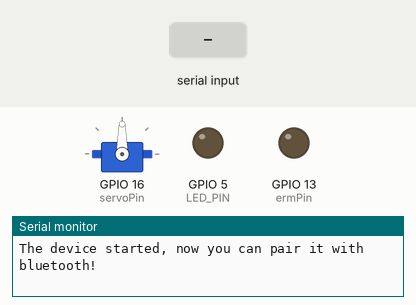
Recording of a sketch running on a simulated ESP32. Parts: servo, output pins drawn as LEDs (lit = HIGH), the last lines printed to the serial monitor. Dashed ring = blinking. Inputs (shaded band) come from the test bench. Nothing arrives over Bluetooth unless stated.

Above: at 1.2 s.
1.3 s: "90,45\n" received over Serial
At 1.41 s:
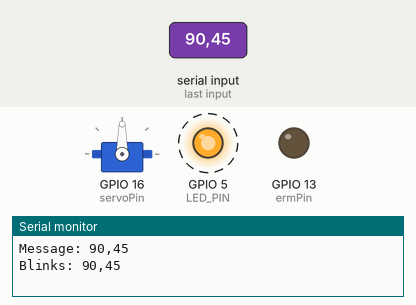
Timing chart, 0 to 10.3 s (numbered marks = the images above; inputs shaded):
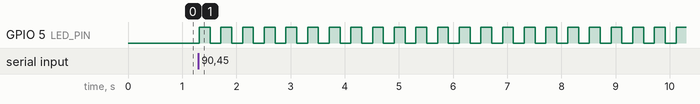

The sketch:

BTSerial_ParseExample.ino
```cpp
/*
Bluetooth Serial Parse Example

This example creates a simple connection to an ESP32 via classic bluetooth.
Messages sent to the ESP32 will be parsed and if a recognized command
will control the LED, the vibration motor, or the servo motor as relevant.
All other message will simply print the message out on the serial monitor.

By Zane Zook 2021
*/

// Include required libraries
#include <BluetoothSerial.h>
#include <ESP32Servo.h>

// Preprocessor Directives
#if !defined(CONFIG_BT_ENABLED) || !defined(CONFIG_BLUEDROID_ENABLED)
#error Bluetooth is not enabled! Please run `make menuconfig` to and enable it
#endif

// Bluetooth Serial object
BluetoothSerial SerialBT;

// Define relevant variables for control
ESP32PWM ERM;             // create ERM objects
Servo SERVO;              // create Servo objects
const int LED_PIN = 5;    // pin for the LED
int CUE_LENGTH = 200;     // ms to display cue

// Handle received and sent messages
String message = "";
char incomingChar;
bool messageRecieved = false;

// Helper function to blink specified number of times
void blink(int blinkCount) {
  while (blinkCount > 0) {
    digitalWrite(LED_PIN, HIGH);
    delay(CUE_LENGTH);
    digitalWrite(LED_PIN, LOW);
    delay(CUE_LENGTH);
    blinkCount--;
  }
}

// Helper function to run the relevant motor
void runMotor(String motor, double command) {
  // standardize motor string input
  motor.trim();
  motor.toLowerCase();

  // checks if command motor is vibration based
  if(motor == "vibration" || motor == "v" ||
    motor == "erm" || motor == "e") {
      if(command <= 1.0 && command >= 0){
        // run erm if applicable for CUE_LENGTH
        ERM.writeScaled(command);
        delay(CUE_LENGTH);
        ERM.writeScaled(0);
      }
      else{
        // return error if command is outside of proper range
        Serial.println("Invalid command input for erm");
      }
  }

  //checks if command motor is a servo
  else if(motor == "servo" || motor == "s") {
      if(command <= 180 && command >= 0){
        // run servo if applicable for CUE_LENGTH
        SERVO.write(command);
        delay(CUE_LENGTH);
        SERVO.write(0);
      }
      else{
        // return error if command is outside of proper range
        Serial.println("Invalid command input for servo");
      }
  }

  // returns a warning if command motor is invalid
  else {
    Serial.println("Invalid motor input");
  }
}

// Helper function to parse the incoming message
void parseMessage(){
  bool isNumber = false;
  bool isCommand = false;
  int commandIndex;

  // check for digits or for commands
  for(int i=0; i < message.length(); i++){
    if (message[i] == '-'){
      isCommand = true;
      commandIndex = i;
    }
    else if (isDigit(message[i])){
      isNumber = true;
    }
  }

  // if the message is a command run the command
  if (isCommand){
    // Parse what motor is being specified
    String motor = message.substring(0,commandIndex);

    // Parse the command to the motor
    double command = message.substring(commandIndex + 1).toDouble();
    Serial.println("Motor: " + motor + " | Command: " + command);

    // Send command to motor
    runMotor(motor, command);
  }

  // if the message is just a number, blink the LED
  else if (!isCommand && isNumber){
    Serial.println("Blinks: " + message);
    blink(message.toInt());
  }
}

// Setup function to start bluetooth
void setup() {
  // Possible PWM GPIO pins on the ESP32: 0(used by on-board button),2,4,5(used by on-board LED),12-19,21-23,25-27,32-33
  // Pins available on Snaptics board V2.0 (TO BE UPDATED)
  // ERM:34,35,25,26,27,14,12,13 | Servo:18,5,15,2,0,4,17,16
  int ermPin = 13;
  int servoPin = 16;

  // Setup pin modes
  pinMode(LED_PIN, OUTPUT);

  // Set serial baud
  Serial.begin(115200);

  // Initiate Bluetooth
  if(SerialBT.begin("ESP32test")) {
    Serial.println("The device started, now you can pair it with bluetooth!");
  }
  else {
    Serial.println("An error occurred initializing Bluetooth");
  }

	// Allow allocation of all timers
	ESP32PWM::allocateTimer(0);
	ESP32PWM::allocateTimer(1);
	ESP32PWM::allocateTimer(2);
	ESP32PWM::allocateTimer(3);

  // Setup PWM objects
  int freq = 1000;                   // pwm refresh frequency 1kHz
  ERM.attachPin(ermPin, freq, 10);   // 1KHz 8 bit

  // Setup Servo objects
  // using SG90 servo min/max of 500us and 2400us
  SERVO.setPeriodHertz(50); // Standard 50hz servo
  SERVO.attach(servoPin, 500, 2400);// attaches the servo to pin
}

// Main loop function
void loop() {
  // Recieve incoming serial monitor messages
  while(Serial.available()) {
    char incomingChar = Serial.read();
    if (incomingChar != '\n') {
      message += String(incomingChar);
    }
    messageRecieved = true;
  }

  // Recieve incoming bluetooth messages
  while (SerialBT.available()) {
    char incomingChar = SerialBT.read();
    if (incomingChar != '\n') {
      message += String(incomingChar);
    }
    messageRecieved = true;
  }

  // If a message has been recieved, parse it
  if(messageRecieved) {
    Serial.println("Message: " + message);
    parseMessage();

    // reset message
    message = "";
    messageRecieved = false;
  }

  // Simple delay to slow Bluetooth check loop
  delay(20);
}
```

Measured:
- after the input at 1.3 s, GPIO 5 (LED_PIN): alternates HIGH for 0.20 s and LOW for 0.20 s, starting at once
